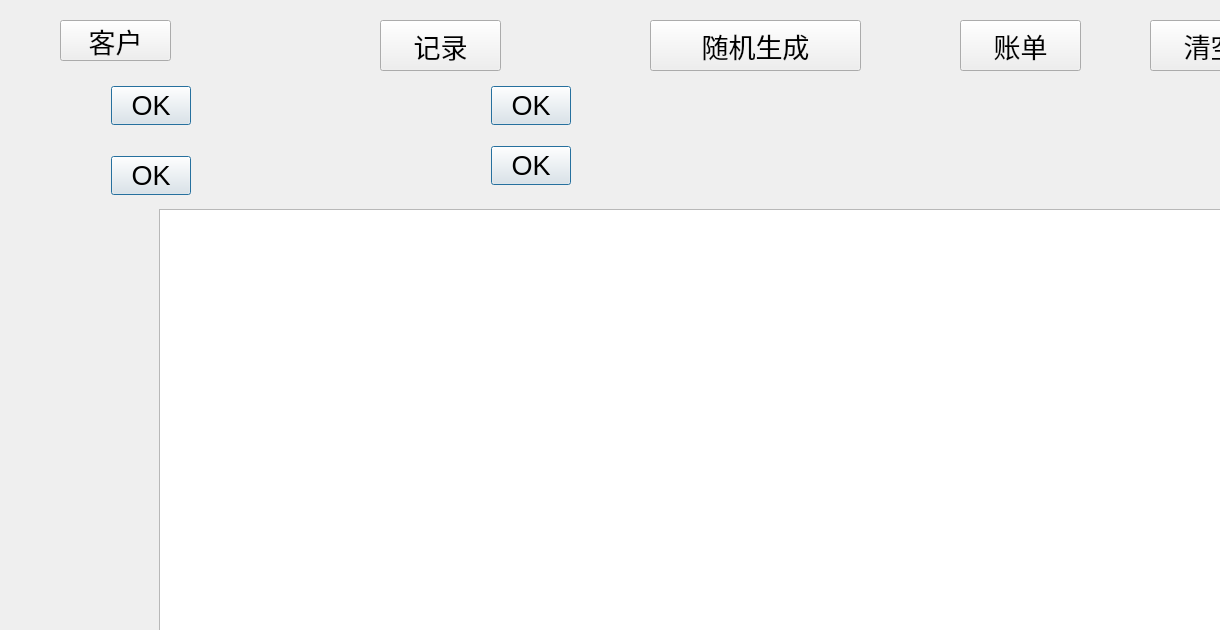
<?xml version="1.0" encoding="UTF-8"?>
<ui version="4.0">
 <class>Widget</class>
 <widget class="QWidget" name="Widget">
  <property name="geometry">
   <rect>
    <x>0</x>
    <y>0</y>
    <width>1220</width>
    <height>630</height>
   </rect>
  </property>
  <property name="font">
   <font>
    <pointsize>20</pointsize>
   </font>
  </property>
  <property name="windowTitle">
   <string>Widget</string>
  </property>
  <widget class="QPushButton" name="buttonRead">
   <property name="geometry">
    <rect>
     <x>60</x>
     <y>20</y>
     <width>111</width>
     <height>41</height>
    </rect>
   </property>
   <property name="text">
    <string>客户</string>
   </property>
  </widget>
  <widget class="QTextEdit" name="textEdit">
   <property name="geometry">
    <rect>
     <x>159</x>
     <y>209</y>
     <width>1211</width>
     <height>731</height>
    </rect>
   </property>
   <property name="font">
    <font>
     <pointsize>300</pointsize>
    </font>
   </property>
  </widget>
  <widget class="QDialogButtonBox" name="buttonBox">
   <property name="geometry">
    <rect>
     <x>-20</x>
     <y>80</y>
     <width>211</width>
     <height>51</height>
    </rect>
   </property>
   <property name="standardButtons">
    <set>QDialogButtonBox::Ok</set>
   </property>
  </widget>
  <widget class="QPushButton" name="pushButton">
   <property name="geometry">
    <rect>
     <x>380</x>
     <y>20</y>
     <width>121</width>
     <height>51</height>
    </rect>
   </property>
   <property name="font">
    <font>
     <pointsize>20</pointsize>
    </font>
   </property>
   <property name="text">
    <string>记录</string>
   </property>
  </widget>
  <widget class="QPushButton" name="pushButton_2">
   <property name="geometry">
    <rect>
     <x>960</x>
     <y>20</y>
     <width>121</width>
     <height>51</height>
    </rect>
   </property>
   <property name="text">
    <string>账单</string>
   </property>
  </widget>
  <widget class="QDialogButtonBox" name="buttonBox_2">
   <property name="geometry">
    <rect>
     <x>280</x>
     <y>140</y>
     <width>291</width>
     <height>51</height>
    </rect>
   </property>
   <property name="standardButtons">
    <set>QDialogButtonBox::Ok</set>
   </property>
  </widget>
  <widget class="QDialogButtonBox" name="buttonBox_3">
   <property name="geometry">
    <rect>
     <x>260</x>
     <y>80</y>
     <width>311</width>
     <height>51</height>
    </rect>
   </property>
   <property name="standardButtons">
    <set>QDialogButtonBox::Ok</set>
   </property>
  </widget>
  <widget class="QDialogButtonBox" name="buttonBox_4">
   <property name="geometry">
    <rect>
     <x>-10</x>
     <y>150</y>
     <width>201</width>
     <height>51</height>
    </rect>
   </property>
   <property name="standardButtons">
    <set>QDialogButtonBox::Ok</set>
   </property>
  </widget>
  <widget class="QPushButton" name="pushButton_3">
   <property name="geometry">
    <rect>
     <x>650</x>
     <y>20</y>
     <width>211</width>
     <height>51</height>
    </rect>
   </property>
   <property name="font">
    <font>
     <pointsize>20</pointsize>
    </font>
   </property>
   <property name="text">
    <string>随机生成</string>
   </property>
  </widget>
  <widget class="QPushButton" name="pushButton_4">
   <property name="geometry">
    <rect>
     <x>1150</x>
     <y>20</y>
     <width>121</width>
     <height>51</height>
    </rect>
   </property>
   <property name="text">
    <string>清空</string>
   </property>
  </widget>
 </widget>
 <resources/>
 <connections/>
</ui>
